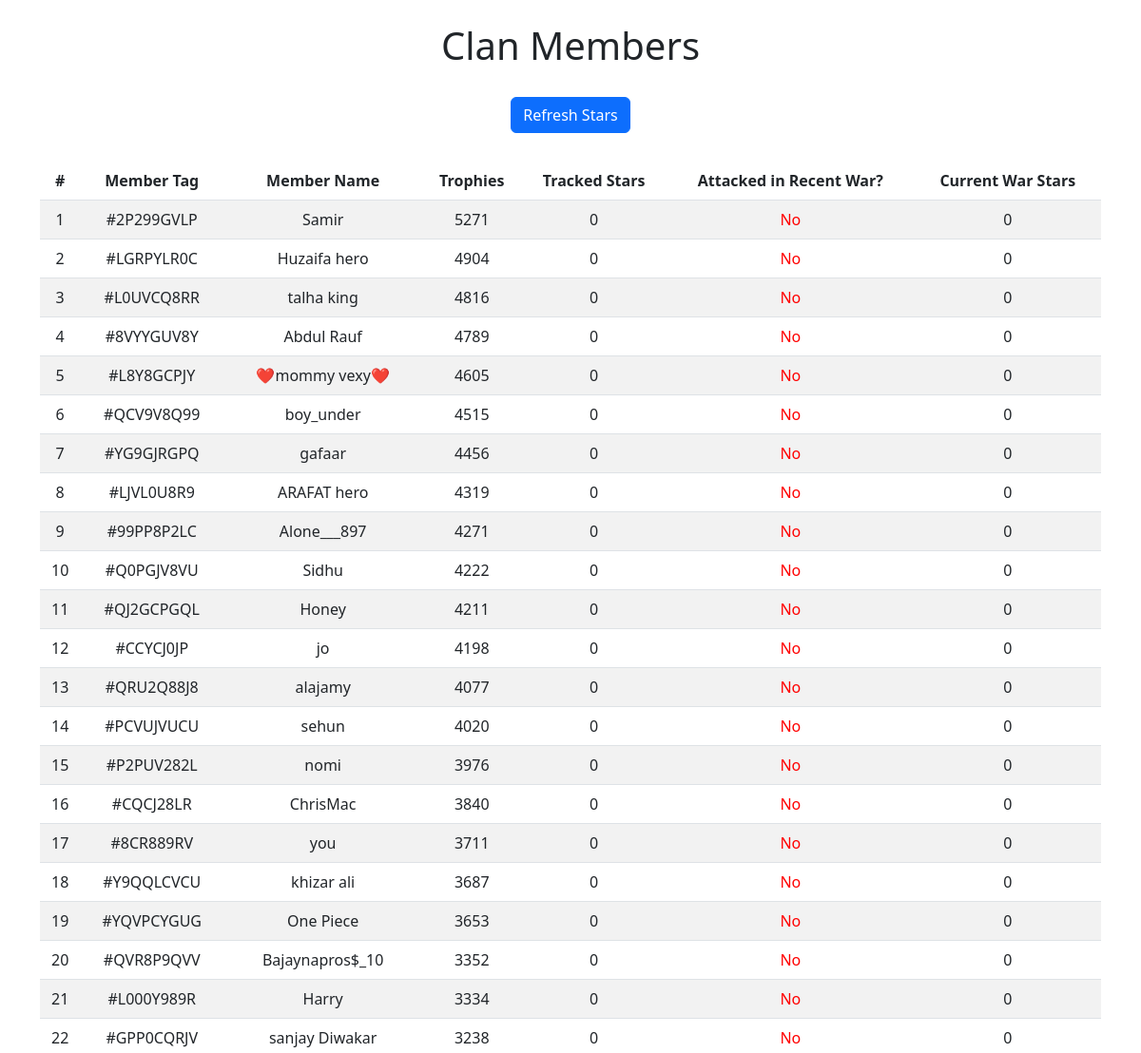
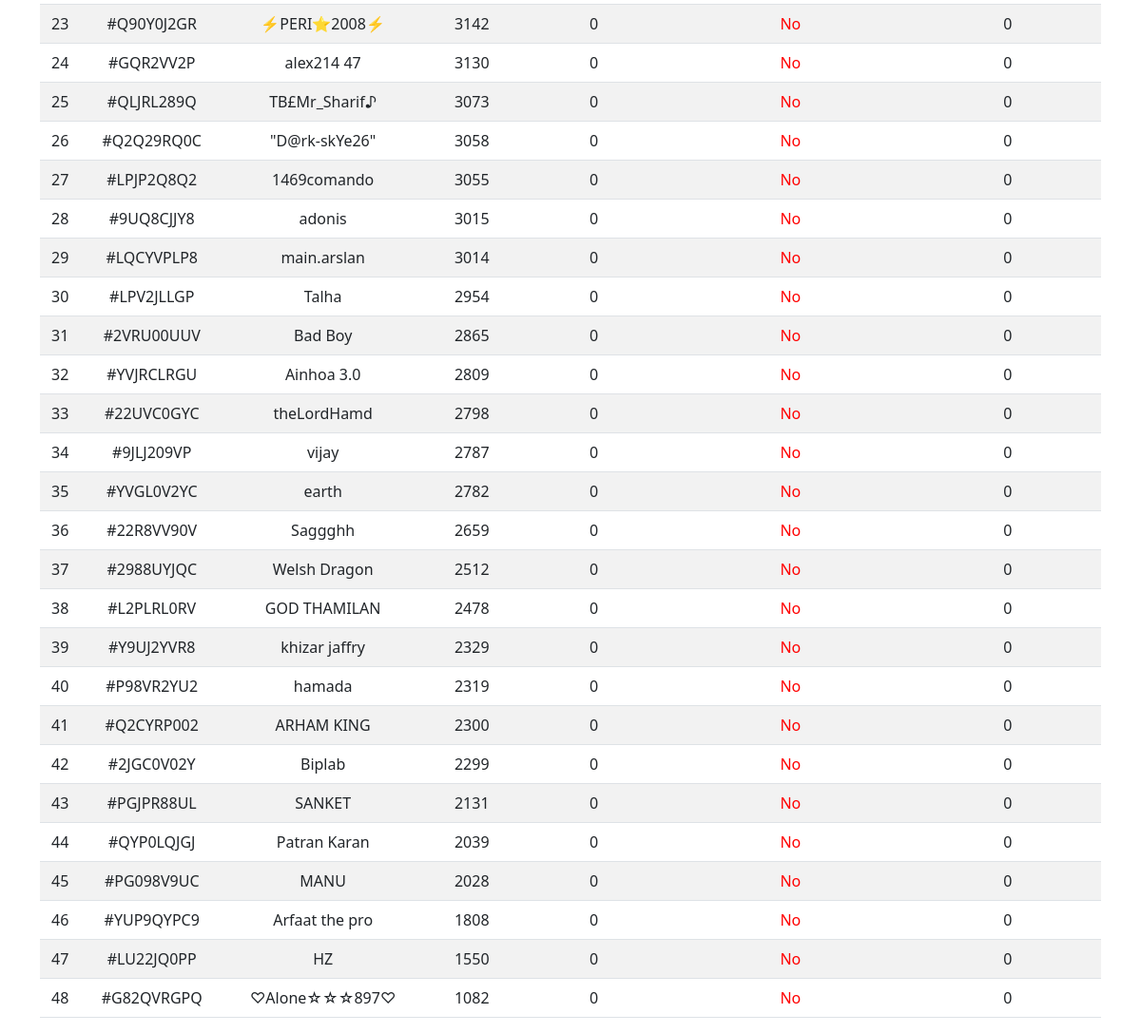
The app's page /clan/overview/, older data (2 pictures, top to bottom).
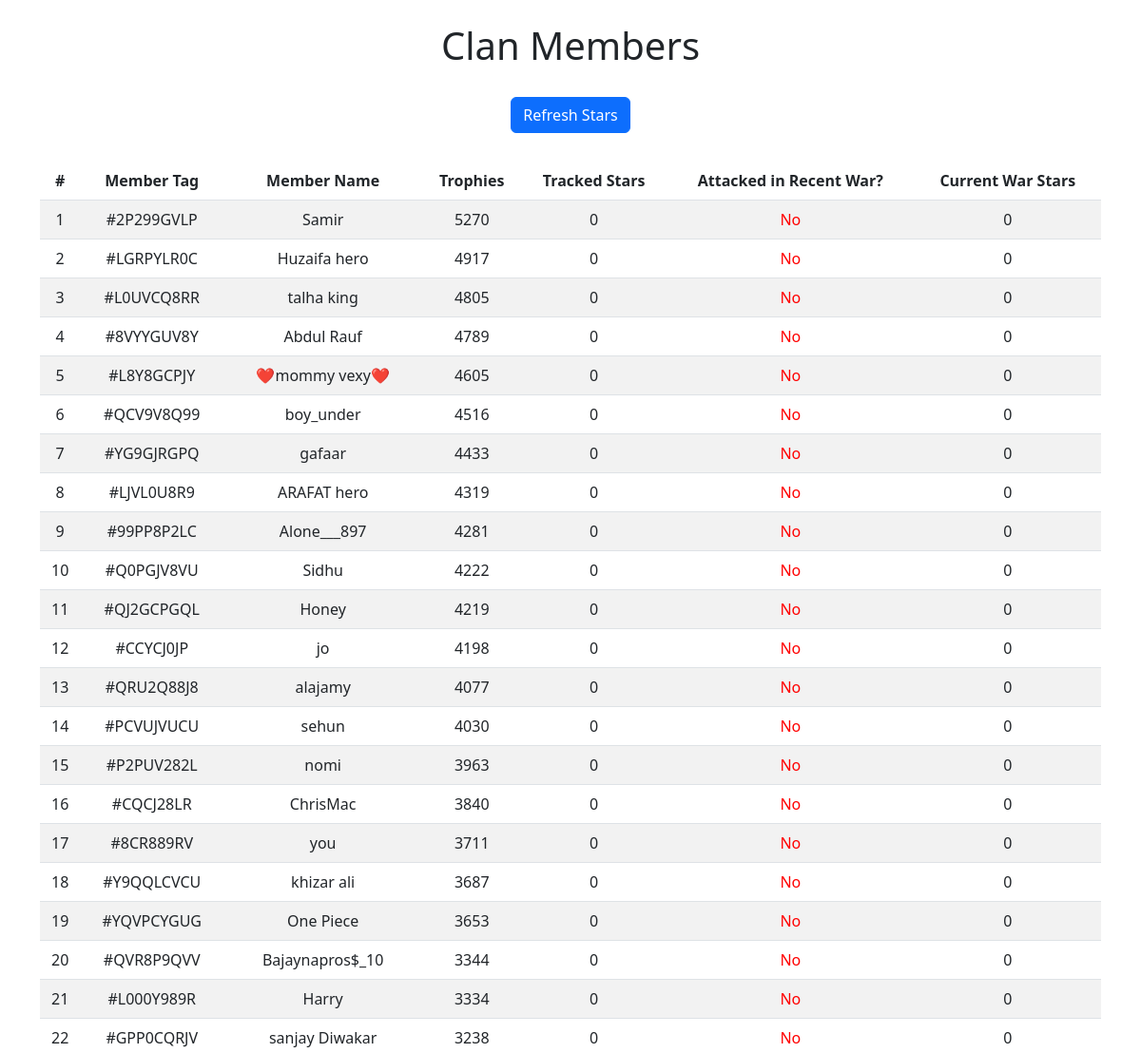
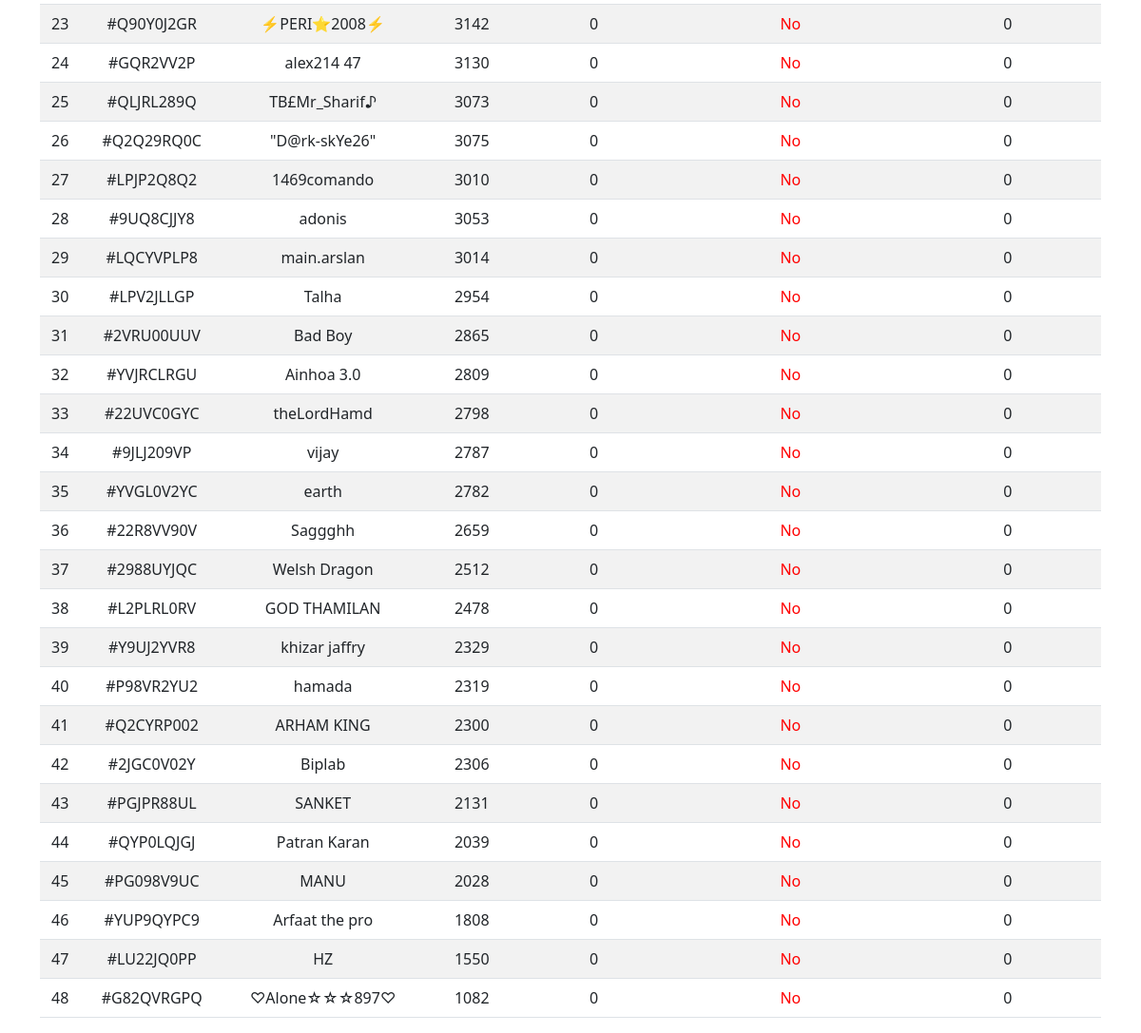
The same page, newer data (2 pictures, top to bottom).
### clan/models.py (models this page shows)
class ClanMembers(models.Model):
    member_tag = models.CharField(max_length=50)
    member_name = models.CharField(max_length=50)
    trophies = models.IntegerField()
    tracked_stars = models.IntegerField(default=0)
    attacked_in_current_war = models.BooleanField(default=False)
    stars_in_current_war = models.IntegerField(default=0)
    participating_in_current_war = models.BooleanField(default=False)

### clan/views.py (the view)
# urls.py: path('overview/', views.members_page, name='clan_members_page'),
def members_page(request):
    members_list = ClanMembers.objects.all()
    return render(request, 'clan/clan_members_details.html', {'members': members_list})

### clan/templates/clan/clan_members_details.html (shortened to what this page needs)
{% load static %}
<!DOCTYPE html>
<html lang="en">
<head>
    <link href="https://cdn.jsdelivr.net/npm/bootstrap@5.2.3/dist/css/bootstrap.min.css" rel="stylesheet">
</head>
<body>
    <div class="container">
        <h1 class="my-4 text-center">Clan Members</h1>
        <div class="button-container">
            <a href="{% url 'refresh_stars' %}" class="btn btn-primary">Refresh Stars</a>
        </div>
        <table class="table table-striped table-hover">
            <thead class="thead-dark">
                <tr>
                    <th>#</th>
                    <th scope="col">Member Tag</th>
                    <th scope="col">Member Name</th>
                    <th scope="col">Trophies</th>
                    <th scope="col">Tracked Stars</th>
                    <th scope="col">Attacked in Recent War?</th>
                    <th scope="col">Current War Stars</th>
                </tr>
            </thead>
            <tbody>
                {% for member in members %}
                <tr>
                    <td>{{ forloop.counter }}</td>
                    <td>{{ member.member_tag }}</td>
                    <td>{{ member.member_name }}</td>
                    <td>{{ member.trophies }}</td>
                    <td>{{ member.tracked_stars }}</td>
                    {% if member.attacked_in_current_war %}
                        <td class="attacked">Yes</td>
                    {% else %}
                        <td class="not-attacked">No</td>
                    {% endif %}
                    <td>{{ member.stars_in_current_war }}</td>
                </tr>
                {% endfor %}
            </tbody>
        </table>
    </div>
</body>
</html>

### clan/templates/clan/clan_members_details.html (style rules this page uses)
.button-container { display: flex; width: 100%; justify-content: center; margin-top: 30px; margin-bottom: 30px; }
table { text-align: center; }
.not-attacked { font-weight: 400; color: #ff0000 !important; }

Row changes from the older to the newer data that the page shows:
changed ClanMembers "#2P299GVLP": trophies "5271" → "5270"
changed ClanMembers "#LGRPYLR0C": trophies "4904" → "4917"
changed ClanMembers "#L0UVCQ8RR": trophies "4816" → "4805"
changed ClanMembers "#QCV9V8Q99": trophies "4515" → "4516"
changed ClanMembers "#YG9GJRGPQ": trophies "4456" → "4433"
changed ClanMembers "#99PP8P2LC": trophies "4271" → "4281"
changed ClanMembers "#QJ2GCPGQL": trophies "4211" → "4219"
changed ClanMembers "#PCVUJVUCU": trophies "4020" → "4030"
changed ClanMembers "#P2PUV282L": trophies "3976" → "3963"
changed ClanMembers "#QVR8P9QVV": trophies "3352" → "3344"
changed ClanMembers "#Q2Q29RQ0C": trophies "3058" → "3075"
changed ClanMembers "#LPJP2Q8Q2": trophies "3055" → "3010"
changed ClanMembers "#9UQ8CJJY8": trophies "3015" → "3053"
changed ClanMembers "#2JGC0V02Y": trophies "2299" → "2306"
